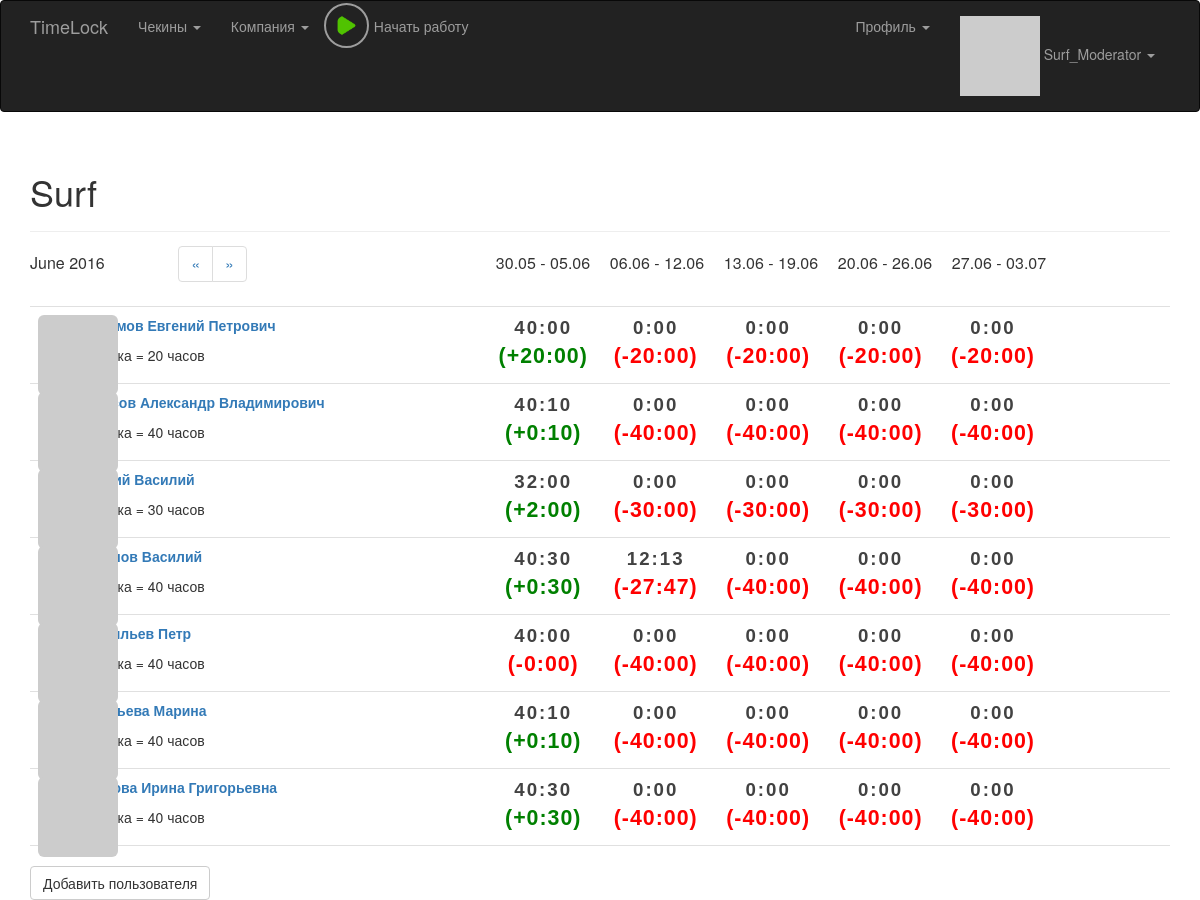
The app's page /my_company (signed in) with its own data.
### app/model.py (models this page shows, shortened)
class User(UserMixin, db.Model):
    __tablename__ = 'users'
    id = db.Column(db.Integer, primary_key = True)
    email = db.Column(db.String(64), unique = True, index = True)
    username = db.Column(db.String(64), unique = True, index = True)
    password_hash = db.Column(db.String(128))
    confirmed = db.Column(db.Boolean, default = False)
    nfc_label = db.Column(db.String(64), unique = True, index = True)
    first_name = db.Column(db.String(64))
    middle_name = db.Column(db.String(64))
    last_name = db.Column(db.String(64))
    member_since = db.Column(db.DateTime(), default = datetime.utcnow)
    last_seen = db.Column(db.DateTime(), default = datetime.utcnow)
    avatar_hash = db.Column(db.String(32))
    rate = db.Column(db.Integer, default = 40)
    role_id = db.Column(db.Integer, db.ForeignKey('roles.id'))
    company_id = db.Column(db.Integer, db.ForeignKey('companies.id'))
    checkins = db.relationship('Checkin', backref = 'user', lazy = 'dynamic')
    timeCaches = db.relationship('TimeCache', backref = 'user', lazy = 'dynamic')
    posts = db.relationship('Post', backref = 'author', lazy = 'dynamic')
    notes = db.relationship('Note', backref = 'author', lazy = 'dynamic')
    @property
    def password(self):
        raise AttributeError('password is not a readable attribute')
    def can(self, permissions):
        return self.role is not None and (self.role.permissions & permissions) == permissions
    def is_administrator(self):
        return self.can(Permission.ADMINISTER)
    def is_moderator(self):
        return self.can(Permission.MODERATOR)
    def ping(self):
        self.last_seen = datetime.utcnow()
        db.session.add(self)
    def gravatar(self, size = 100, default = 'retro', rating ='g'):
        if request.is_secure:
            url = 'https://secure.gravatar.com/avatar'
        else:
            url = 'http://www.gravatar.com/avatar'
        hash = self.avatar_hash or hashlib.md5(self.email.encode('utf-8')).hexdigest()
        return '{url}/{hash}?s={size}&d={default}&r={rating}'.format(url = url, hash = hash, size = size, default = default, rating = rating)

class Company(db.Model):
    __tablename__ = 'companies'
    id = db.Column(db.Integer, primary_key = True)
    company_name = db.Column(db.String(64), unique = True, index = True)
    users = db.relationship('User', backref = 'company', lazy = 'dynamic')

### app/main/views.py (the view)
@main.route('/my_company', methods = ['GET'])
@admin_moderator_required
def my_company():
	with Profiler() as p:
		page = request.args.get('page', 1, type = int)
		week_titles, month_title = get_titles_for_employee_header(page)
		company = current_user.company;
		clear_times = {}
		for employee in company.users:
			clear_times[employee.id] = TimeCache.get_cached_week_time(employee.id, page)
		string_times = {}
		delta_string_times = {}
		for employee in company.users:
			string_times[employee.id] = []
			delta_string_times[employee.id] = []
			for time in clear_times[employee.id]:
				string_times[employee.id].append(get_work_time_string(time))
				delta_string_times[employee.id].append(get_delta_work_time_string(time, employee.rate))
		return render_template('company.html', company = company, string_times = string_times, delta_string_times = delta_string_times,
			month_title = month_title, week_titles = week_titles, pagination_url = "my_company?page=", page = page)

### app/templates/company.html (shortened to what this page needs)
{% extends "base.html" %}
{% import "bootstrap/wtf.html" as wtf %}
{% block page_content %}
	<div class="page-header">
		<h1>{{ company.company_name }}
		</h1>
	</div>
	<div class="employee-header">
		<div class="employee-header-month">{{ month_title }}</div>
		<div class="employee-header-pagination">
			<ul class = "pagination">
				<li><a href="{{ '{}{}'.format(pagination_url, page + 1) }}">&laquo;</a></li>
				<li><a href="{{ '{}{}'.format(pagination_url, page - 1) }}">&raquo;</a></li>
			</ul>
		</div>
		<div class="employee-header-time1">{{ week_titles[0] }}</div>
		<div class="employee-header-time2">{{ week_titles[1] }}</div>
		<div class="employee-header-time3">{{ week_titles[2] }}</div>
		<div class="employee-header-time4">{{ week_titles[3] }}</div>
		<div class="employee-header-time5">{% if week_titles|count > 4 %} {{ week_titles[4] }} {% endif %}</div>
	</div>
	{% include '_employees.html' %}
	<br>
	{% if current_user.is_administrator() or current_user.is_moderator() %}
		<a class="btn btn-default" href="{{ url_for('main.user_add', company_name = company.company_name) }}">Добавить пользователя</a>
	{% endif %}
{% endblock %}

### app/templates/base.html (shortened to what this page needs)
{% extends "bootstrap/base.html" %}
{% block head %}
{{ super() }}
<link rel="stylesheet" type="text/css" href="{{ url_for('static', filename='styles.css') }}">
<link rel="stylesheet" type="text/css" href="{{ url_for('static', filename='styles_checkin.css') }}">
<link rel="stylesheet" type="text/css" href="{{ url_for('static', filename='styles_play_button.css') }}">
{% endblock %}
{% block navbar %}
<div class="navbar navbar-inverse" role="navigation">
	<div class="container">
		<div class="navbar-header">
			<a class="navbar-brand" href="/">TimeLock</a>
		</div>
		<div class="navbar-collapse collapse">
			<ul class="nav navbar-nav">
				{% if current_user.is_authenticated %}
	    			<li class="dropdown">
	                    <a href="#" class="dropdown-toggle" data-toggle="dropdown">Чекины <b class="caret"></b>
	                    </a>
                	</li>
                	{% if current_user.is_administrator() %}
	                	<li class="dropdown">
		                    <a href="#" class="dropdown-toggle" data-toggle="dropdown">Компании <b class="caret"></b>
		                    </a>
		                    <ul class="dropdown-menu">
		                        <li><a href="{{ url_for('main.companies') }}">Все компании</a></li>
		                        <li><a href="{{ url_for('main.new_company') }}">Создать новую</a></li>
		                        <li><a href="{{ url_for('main.clear_companies') }}">Удалить все из БД</a></li>
		                    </ul>
	                	</li>
	                	<li class="dropdown">
		                    <a href="#" class="dropdown-toggle" data-toggle="dropdown">Пользователи <b class="caret"></b>
		                    </a>
		                    <ul class="dropdown-menu">
		                        <li><a href="{{ url_for('main.clear_users') }}">Удалить всех из БД</a></li>
		                    </ul>
	                	</li>
                	{% else %}
	                	{% if current_user.is_moderator() %}
		                	<li class="dropdown">
			                    <a href="#" class="dropdown-toggle" data-toggle="dropdown">Компания <b class="caret"></b>
			                    </a>
		                	</li>
	                	{% endif %}
               		{% endif %}
               		<li>
               			<div class="button-play">
							<a href="{{ url_for('checkin.checkin_with_current_time') }}">
								{% if current_work_time %}
									<img src="{{ url_for('static', filename='square.png') }}"> <div class="play-button-description" id="current_work_display"></div>
								{% else %}
									<img src="{{ url_for('static', filename='play.png') }}"> <div class="play-button-description">Начать работу</div>
								{% endif %}
							</a>
						</div>
               		</li>
	    	    {% endif %}
			</ul>
			<ul class="nav navbar-nav navbar-right">
				{% if current_user.is_authenticated %}
					<li><a href="/"> </a></li>
					<li class="dropdown">
	                    <a href="#" class="dropdown-toggle" data-toggle="dropdown">Профиль <b class="caret"></b>
	                    </a>
                	</li>
	    			<li class="dropdown">
	                    <a href="#" class="dropdown-toggle" data-toggle="dropdown">
	                    	<img src="{{ current_user.gravatar(size=18) }}">
	                    	{{ current_user.username }} <b class="caret"></b>
	                    </a>
                	</li>
	    		{% else %}
	    			<li><a href="{{ url_for('auth.login') }}">Login</a></li>
	    		{% endif %}
			</ul>
		</div>
	</div>
</div>
{% endblock %}
{% block content %}
<div class="container">
	{% block page_content %}{% endblock %}
</div>
{% endblock %}

### app/templates/_employees.html (shortened to what this page needs)
<ul class = "posts">
    {% for user in company.users %}
    <li class = "post">
        <div class = "profile-thumbnail">
            <a href="{{ url_for('main.user', user_id = user.id) }}">
                <img class="img-rounded profile-thumbnail" src="{{ user.gravatar(size = 40) }}">
            </a>
        </div>
	    <div class="post-content">
            <div class="work-times">
                <div class="work-times1">{{ string_times[user.id][0] }}
                    {% if delta_string_times[user.id][0][1] %}
                        <span class="good-work">
                    {% else %}
                        <span class="bad-work">
                    {% endif %}
                    {{ delta_string_times[user.id][0][0] }}
                    </span>
                </div>
                <div class="work-times2">{{ string_times[user.id][1] }}
                    {% if delta_string_times[user.id][1][1] %}
                        <span class="good-work">
                    {% else %}
                        <span class="bad-work">
                    {% endif %}
                    {{ delta_string_times[user.id][1][0] }}
                    </span>
                </div>
                <div class="work-times3">{{ string_times[user.id][2] }}
                    {% if delta_string_times[user.id][2][1] %}
                        <span class="good-work">
                    {% else %}
                        <span class="bad-work">
                    {% endif %}
                    {{ delta_string_times[user.id][2][0] }}
                    </span>
                </div>
                <div class="work-times4">{{ string_times[user.id][3] }}
                    {% if delta_string_times[user.id][3][1] %}
                        <span class="good-work">
                    {% else %}
                        <span class="bad-work">
                    {% endif %}
                    {{ delta_string_times[user.id][3][0] }}
                    </span>
                </div>
                {% if string_times[user.id][4] %}
                    <div class="work-times5">{{ string_times[user.id][4] }}
                        {% if delta_string_times[user.id][4][1] %}
                            <span class="good-work">
                        {% else %}
                            <span class="bad-work">
                        {% endif %}
                        {{ delta_string_times[user.id][4][0] }}
                        </span>
                    </div>
                {% endif %}
            </div>
	    	<div class="post-author">
	    		<a href="{{ url_for('main.user', user_id = user.id) }}">
    	    		{% if user.first_name or user.last_name %}
                    <p>
                        {% if user.last_name %}{{ user.last_name }}{% endif %}
                        {% if user.first_name %}{{ user.first_name }}{% endif %}
                        {% if user.middle_name %}{{ user.middle_name }}{% endif %}
                    </p>
                    {% endif %}
	    		</a>
	    	</div>
	    	<div class="post-body">
                <p>Ставка = {{ user.rate }} часов</p>
            </div>
    	</div>
    </li>
    {% endfor %}
</ul>

### records on screen
User: username "Surf_Moderator", id "40:10", delta_string_times "(+0:10)", id "0:00", delta_string_times "(-40:00)", first_name "Александр", middle_name "Владимирович", rate "40"
Company: company_name "Surf"
User: id "40:00", delta_string_times "(+20:00)", id "0:00", delta_string_times "(-20:00)", first_name "Евгений", middle_name "Петрович", rate "20"
User: id "32:00", delta_string_times "(+2:00)", id "0:00", delta_string_times "(-30:00)", first_name "Василий", rate "30"
User: id "40:30", delta_string_times "(+0:30)", id "12:13", delta_string_times "(-27:47)", id "0:00", delta_string_times "(-40:00)", first_name "Василий", rate "40"
User: id "40:00", delta_string_times "(-0:00)", id "0:00", delta_string_times "(-40:00)", last_name "Васильев", first_name "Петр", rate "40"
User: id "40:10", delta_string_times "(+0:10)", id "0:00", delta_string_times "(-40:00)", last_name "Глазьева", first_name "Марина", rate "40"
User: id "40:30", delta_string_times "(+0:30)", id "0:00", delta_string_times "(-40:00)", first_name "Ирина", middle_name "Григорьевна", rate "40"

### other values on screen
{{ month_title }} "June 2016"
{{ week_titles[0] }} "30.05 - 05.06"
{{ week_titles[1] }} "06.06 - 12.06"
{{ week_titles[2] }} "13.06 - 19.06"
{{ week_titles[3] }} "20.06 - 26.06"
{{ week_titles[4] }} "27.06 - 03.07"
